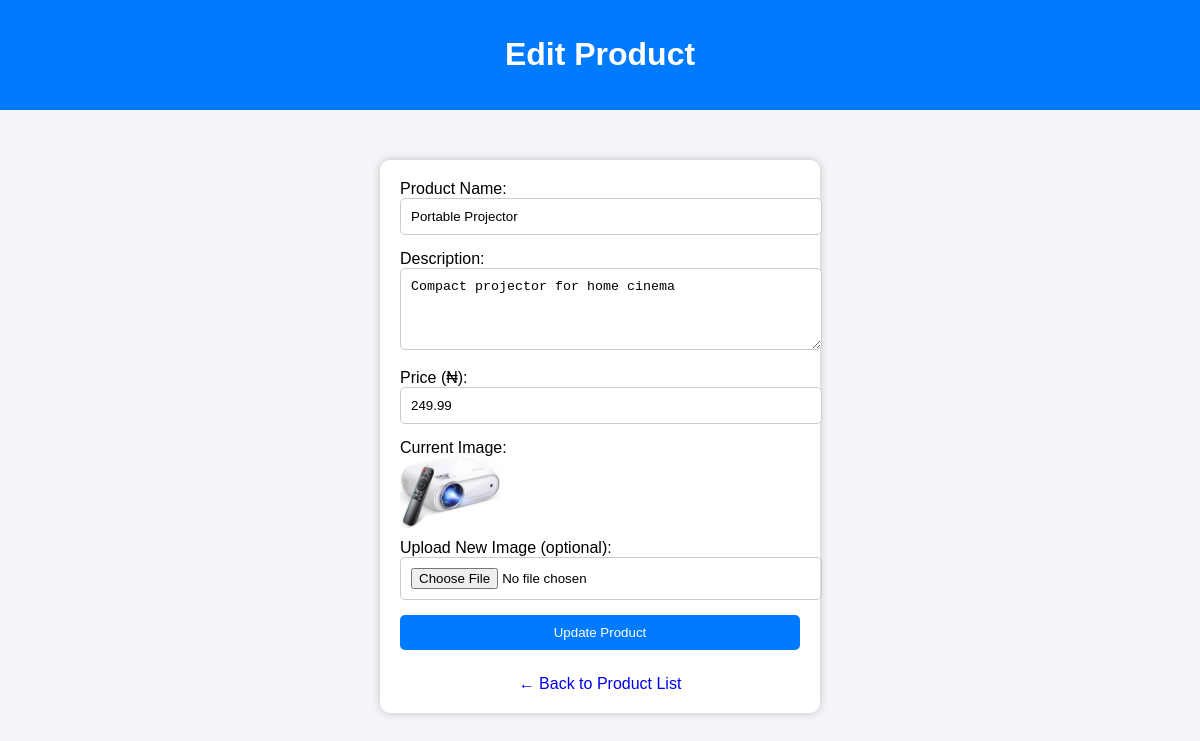
Screenshot of /admin/edit_product.php?id=18 (signed in) with the database file from the repository.
### tables this page shows
CREATE TABLE IF NOT EXISTS products (
  id INT AUTO_INCREMENT PRIMARY KEY,
  name VARCHAR(150) NOT NULL,
  category VARCHAR(100),
  description TEXT,
  price DECIMAL(10,2) NOT NULL,
  image VARCHAR(255),
  created_at TIMESTAMP DEFAULT CURRENT_TIMESTAMP
);

### admin/edit_product.php (the view, shortened to what this page needs)
<?php
require_once '../db_connect.php';
$id = intval($_GET['id']);
$stmt = $pdo->prepare("SELECT * FROM products WHERE id = ?");
$stmt->execute([$id]);
$product = $stmt->fetch();
?>
<!DOCTYPE html>
<html lang="en">
<head>
</head>
<body>
    <header>
        <h1>Edit Product</h1>
    </header>
    <form method="POST" enctype="multipart/form-data">
        <label>Product Name:</label>
        <input type="text" name="name" value="<?= htmlspecialchars($product['name']) ?>" required>
        <label>Description:</label>
        <textarea name="description" rows="4" required><?= htmlspecialchars($product['description']) ?></textarea>
        <label>Price (₦):</label>
        <input type="number" name="price" step="0.01" value="<?= htmlspecialchars($product['price']) ?>" required>
        <label>Current Image:</label>
        <img src="../images/<?= htmlspecialchars($product['image']) ?>" alt="Product Image">
        <label>Upload New Image (optional):</label>
        <input type="file" name="image" accept="image/*">
        <input type="submit" value="Update Product">
        <a href="view_products.php">← Back to Product List</a>
    </form>
</body>
</html>

### admin/edit_product.php (style rules this page uses)
body { font-family: Arial, sans-serif; background: #f4f4f9; margin: 0; }
header { background: #007bff; color: white; padding: 15px; text-align: center; }
form { background: white; width: 400px; margin: 50px auto; padding: 20px; border-radius: 10px; box-shadow: 0 0 10px rgba(0,0,0,0.2); }
input, textarea { width: 100%; padding: 10px; margin-bottom: 15px; border-radius: 5px; border: 1px solid #ccc; }
img { width: 100px; display: block; margin-bottom: 10px; border-radius: 5px; }
input[type=submit] { background: #007bff; color: white; border: none; cursor: pointer; }
a { display: block; text-align: center; margin-top: 10px; text-decoration: none; }

### rows the page displays
products: name "Portable Projector", description "Compact projector for home cinema", price "249.99", image (picture)
